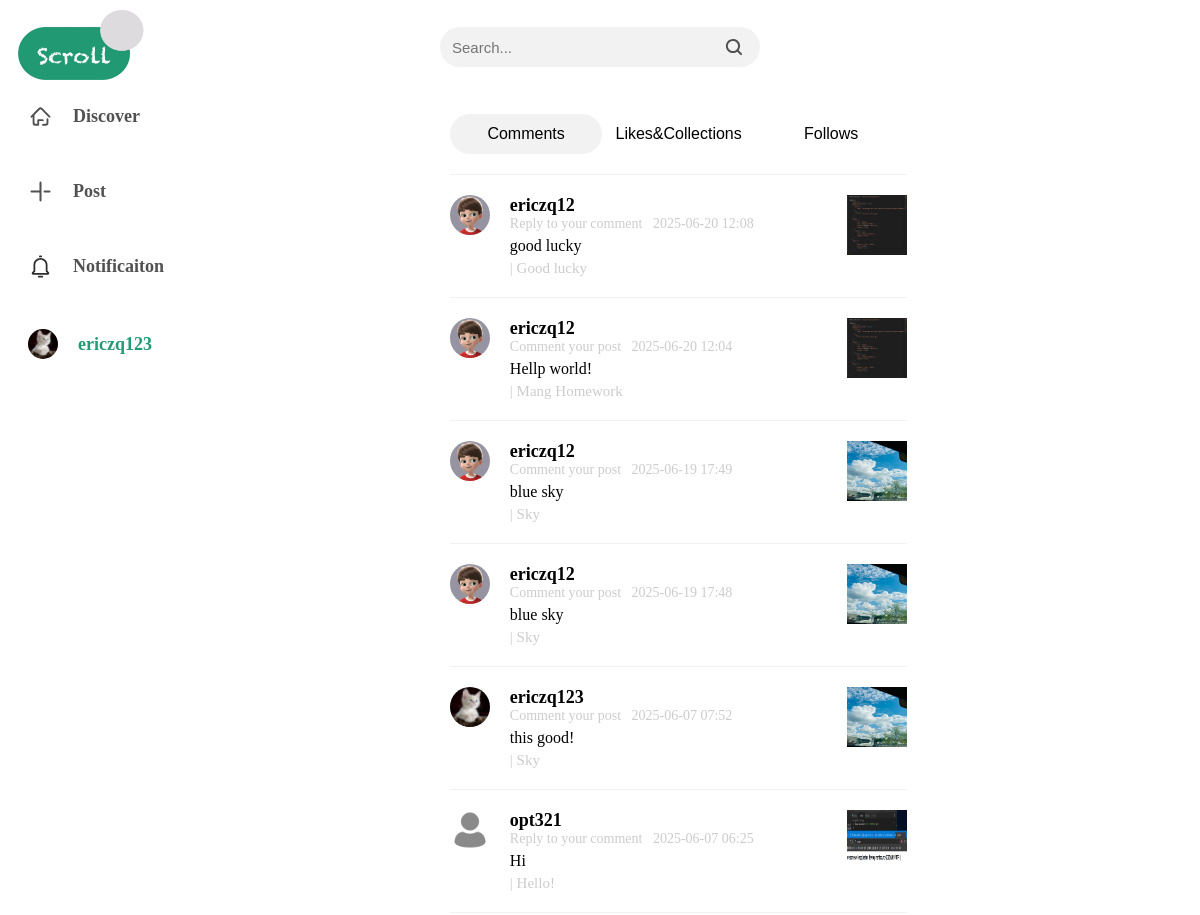
/notification (signed in, upper part), run on an earlier commit of the app's database.
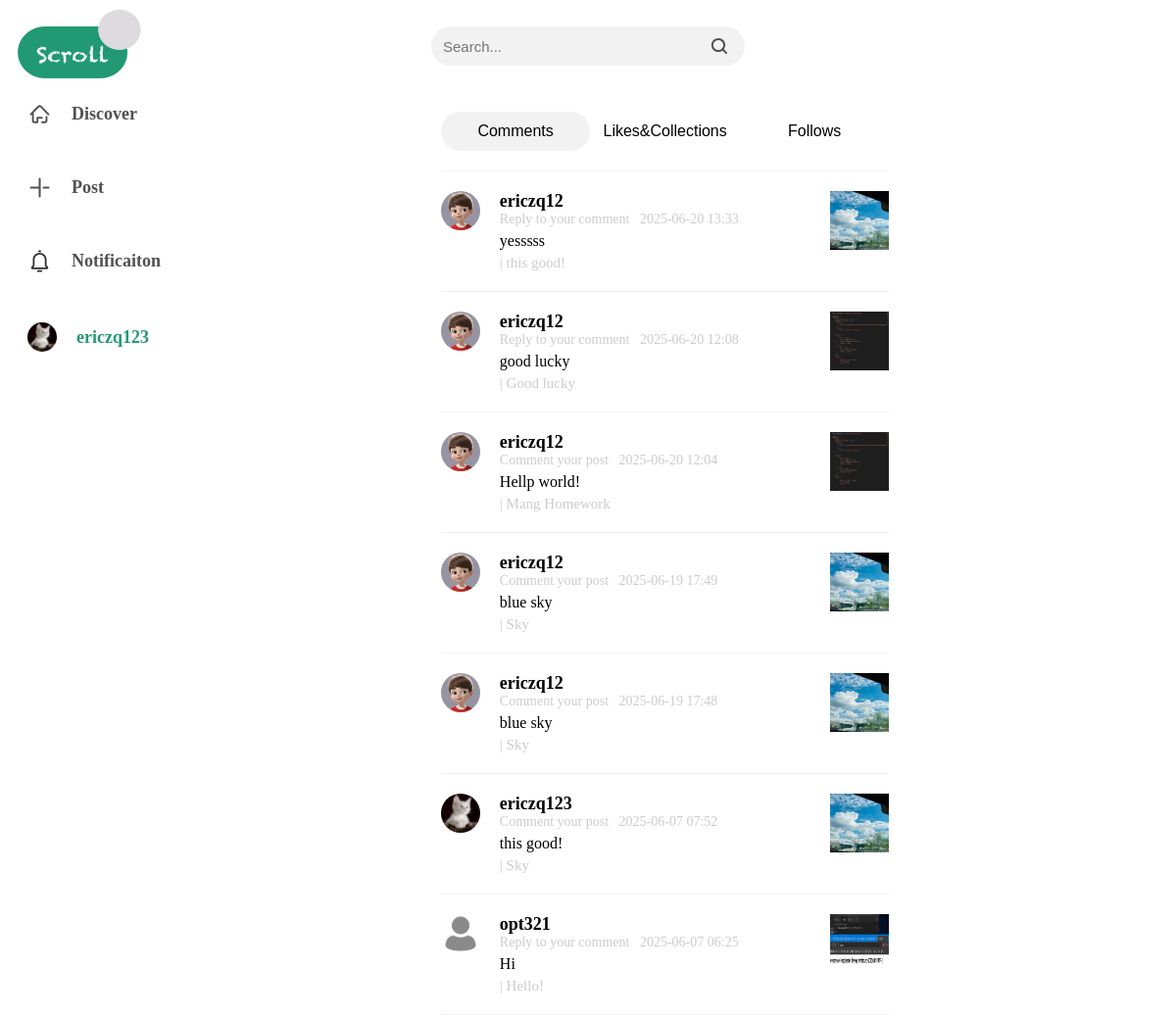
And on a later commit of the database.
### scroll_app/models/models.py (models this page shows, shortened)
class Comment(models.Model):
    comment_id = models.AutoField(primary_key=True)  # Comment ID
    content = models.TextField()  # comment content
    author = models.ForeignKey(CustomUser, on_delete=models.CASCADE, related_name='comments')  # comment author
    post = models.ForeignKey(Post, on_delete=models.CASCADE, related_name='comments')  # post commented
    parent_comment = models.ForeignKey('self', on_delete=models.CASCADE,
                                       related_name='children_comments', null=True, blank=True)  # parent comment
    created_at = models.DateTimeField(auto_now_add=True)  # created time
    updated_at = models.DateTimeField(auto_now=True)  # updated time

class CustomUser(AbstractUser):
    user_id = models.AutoField(primary_key=True)  # UserID
    email = models.EmailField(unique=True)       # Email
    avatar = models.ImageField(upload_to='avatars/', blank=True,null=True, default='avatars/user.png')  # avatar
    bio = models.TextField(blank=True, null=True)  # user bio
    USERNAME_FIELD = 'email'  # use email as username
    REQUIRED_FIELDS = ['username']  # require username field
    groups = models.ManyToManyField(
        Group,
        verbose_name='groups',
        blank=True,
        help_text='The groups this user belongs to.',
        related_name='customuser_set',  # define related_name for groups
        related_query_name='customuser',
    )
    user_permissions = models.ManyToManyField(
        Permission,
        verbose_name='user permissions',
        blank=True,
        help_text='Specific permissions for this user.',
        related_name='customuser_set',  # define related_name for user_permissions
        related_query_name='customuser',
    )

class PostImage(models.Model):
    post = models.ForeignKey(Post, related_name='images', on_delete=models.CASCADE)
    image = models.ImageField(
        upload_to=user_directory_path,
        blank=True,
        null=True)

class Post(models.Model):
    post_id = models.AutoField(primary_key=True)  # Post ID
    title = models.CharField(max_length=100)  # title
    content = models.TextField()  # content
    author = models.ForeignKey(CustomUser, on_delete=models.CASCADE, related_name='posts')  # author
    is_public = models.BooleanField(default=True)  # is public
    is_commentable = models.BooleanField(default=True)  # is commentable
    created_at = models.DateTimeField(auto_now_add=True)  # created time
    updated_at = models.DateTimeField(auto_now=True)  # updated time

### scroll_app/views/views.py (the view)
# urls.py: path('notification', views.notification_view, name='notification'),
def notification_view(request):
    user_posts = Post.objects.filter(author=request.user).order_by('-created_at')
    comments = Comment.objects.filter(post__in=user_posts).order_by('-created_at')
    likes = LikesPost.objects.filter(post__in=user_posts).annotate(action_type=Value('like', output_field=CharField()))
    collects = CollectPost.objects.filter(post__in=user_posts).annotate(action_type=Value('collect', output_field=CharField()))
    combined = sorted(
        chain(likes, collects),
        key=lambda x: x.created_at,
        reverse=True
    )
    follows = flowsUser.objects.filter(following=request.user).order_by('-created_at')
    print(follows)
    return render(request, 'notification.html', {'comments': comments, 'combined': combined, 'follows': follows})

### scroll_app/models/models.py (called while the page is built)
    def __str__(self):
        return f"Follow by {self.follower.username} on {self.following.username}"

### templates/notification.html (shortened to what this page needs)
{% extends "base.html" %}
{% load static %}
{% block notify %}
<div class="notify-container">
    <div class="notify-header">
        <button id="comments-btn" style="background-color: #f2f2f2;">Comments</button>
        <button id="likes-btn">Likes&Collections</button>
        <button id="follows-btn">Follows</button>
    </div>
    <div class="notify-content" >
        <div id="notify-comments">
            {% for comment in comments %}
            <div class="notify-comment">
                <img src="{{comment.author.avatar.url}}" alt="user-image">
                <div class="notify-comment-content">
                    <p>{{comment.author.username}}</p>
                    {% if not comment.parent_comment %}
                    <p>Comment your post &nbsp; <span>{{comment.created_at|date:"Y-m-d H:i"}}</span></p>
                    <p>{{comment.content}}</p>
                    <p>| {{comment.post.title|truncatechars:50}}</p>
                    {% else %}
                    <p>Reply to your comment &nbsp; <span>{{comment.created_at|date:"Y-m-d H:i"}}</span></p>
                    <p>{{comment.content}}</p>
                    <p>| {{comment.parent_comment.content|truncatechars:35}}</p>
                    {% endif %}
                </div>
                {% with first_image=comment.post.images.all|first %}
                <img src="{{first_image.image.url}}" alt="post-image">
                {% endwith %}
            </div>
            {% endfor %}
        </div>
    </div>
</div>
{% endblock %}

What changed in the data, as far as the page shows it:
added Comment: author.avatar (picture), author.username "ericzq12", created_at "2025-06-20 13:33", content "yesssss", parent_comment.content "this good!", post.images.image (picture)
